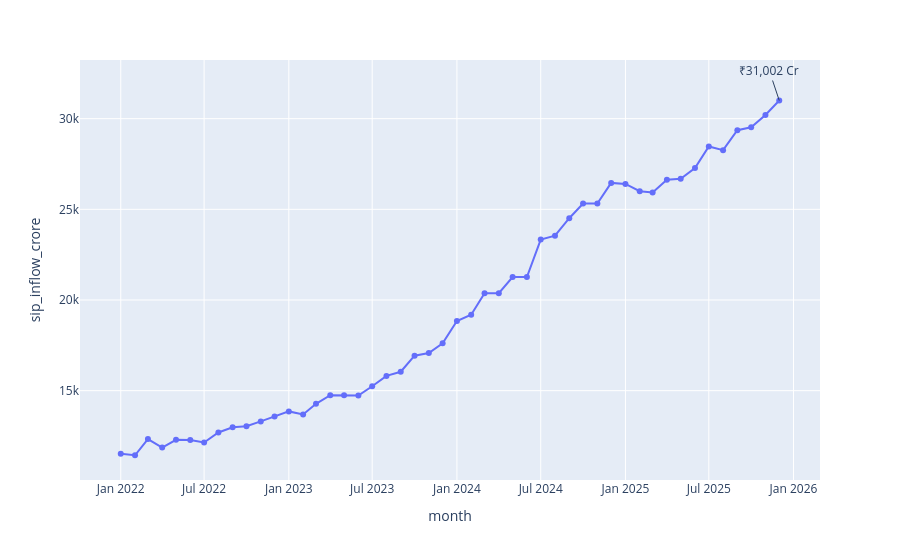

Notebook source saved alongside this figure:
### Code cell
sip["month"] = pd.to_datetime(sip["month"])

fig = px.line(
    sip,
    x="month",
    y="sip_inflow_crore",
    markers=True
)

fig.add_annotation(
    x="2025-12-01",
    y=31002,
    text="₹31,002 Cr"
)

fig.show()

fig.write_image("../charts/sip_trend.png")

### Figure 1 — Plotly figure (JSON) as saved in the notebook; plotly's stock layout.template omitted (floating-point values rounded to 4 significant figures)
{"data": [{"hovertemplate": "month=%{x}<br>sip_inflow_crore=%{y}<extra></extra>", "legendgroup": "", "line": {"color": "#636efa", "dash": "solid"}, "marker": {"symbol": "circle"}, "mode": "lines+markers", "name": "", "orientation": "v", "showlegend": false, "type": "scatter", "x": ["2022-01-01T00:00:00", "2022-02-01T00:00:00", "2022-03-01T00:00:00", "2022-04-01T00:00:00", "2022-05-01T00:00:00", "2022-06-01T00:00:00", "2022-07-01T00:00:00", "2022-08-01T00:00:00", "2022-09-01T00:00:00", "2022-10-01T00:00:00", "2022-11-01T00:00:00", "2022-12-01T00:00:00", "2023-01-01T00:00:00", "2023-02-01T00:00:00", "2023-03-01T00:00:00", "2023-04-01T00:00:00", "2023-05-01T00:00:00", "2023-06-01T00:00:00", "2023-07-01T00:00:00", "2023-08-01T00:00:00", "2023-09-01T00:00:00", "2023-10-01T00:00:00", "2023-11-01T00:00:00", "2023-12-01T00:00:00", "2024-01-01T00:00:00", "2024-02-01T00:00:00", "2024-03-01T00:00:00", "2024-04-01T00:00:00", "2024-05-01T00:00:00", "2024-06-01T00:00:00", "2024-07-01T00:00:00", "2024-08-01T00:00:00", "2024-09-01T00:00:00", "2024-10-01T00:00:00", "2024-11-01T00:00:00", "2024-12-01T00:00:00", "2025-01-01T00:00:00", "2025-02-01T00:00:00", "2025-03-01T00:00:00", "2025-04-01T00:00:00", "2025-05-01T00:00:00", "2025-06-01T00:00:00", "2025-07-01T00:00:00", "2025-08-01T00:00:00", "2025-09-01T00:00:00", "2025-10-01T00:00:00", "2025-11-01T00:00:00", "2025-12-01T00:00:00"], "xaxis": "x", "y": [11517, 11438, 12328, 11863, 12286, 12276, 12140, 12694, 12976, 13040, 13306, 13573, 13856, 13687, 14276, 14749, 14749, 14734, 15245, 15814, 16042, 16928, 17073, 17610, 18838, 19187, 20371, 20371, 21262, 21262, 23332, 23547, 24509, 25323, 25320, 26459, 26400, 25999, 25926, 26632, 26688, 27274, 28464, 28265, 29361, 29529, 30200, 31002], "yaxis": "y"}], "layout": {"annotations": [{"text": "₹31,002 Cr", "x": "2025-12-01", "y": 31002}], "legend": {"tracegroupgap": 0}, "margin": {"t": 60}, "xaxis": {"anchor": "y", "domain": [0, 1], "title": {"text": "month"}}, "yaxis": {"anchor": "x", "domain": [0, 1], "title": {"text": "sip_inflow_crore"}}}}
